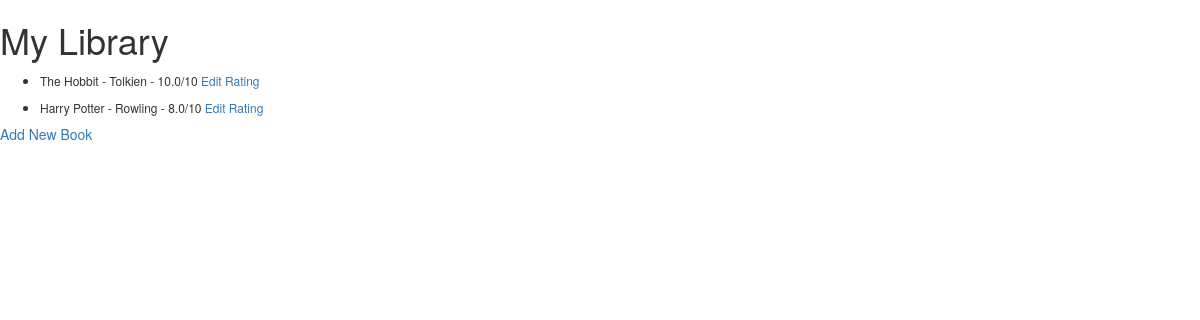
Before: / with the older database file.
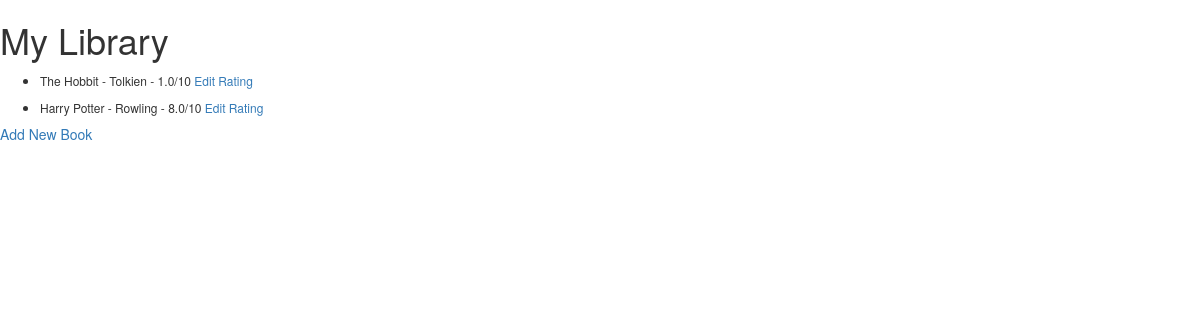
After: the same page with the newer database file.
### main.py (models this page shows)
class Book(db.Model):
    id = db.Column(db.Integer, primary_key=True)
    title = db.Column(db.String(80), unique=True, nullable=False)
    author = db.Column(db.String(80), nullable=False)
    rating = db.Column(db.Float, nullable=False)
    def __repr__(self):
        return f'{self.title} - {self.author} - {self.rating}/10'

### main.py (the view)
@app.route('/')
def home():
    books = db.session.query(Book).all()
    return render_template("index.html", books=books)

### templates/index.html (shortened to what this page needs)
{% extends 'bootstrap/base.html' %} {% import "bootstrap/wtf.html" as wtf %}
{% block content %}
<h1>My Library</h1>
{% if books == [] %}
<p>Library is empty</p>
{% else %}
<ul>
  {% for book in books %}
  <li>
      <h6>{{book}}    <a href="{{ url_for('edit', id=book.id)}}">Edit Rating</a></h6>
    </li>
  {% endfor %}
</ul>
{% endif %}
<a href="/add">Add New Book</a>
{% endblock %}

Changed rows visible on the page:
changed Book: title+author+rating "The Hobbit - Tolkien - 10.0/10" → "The Hobbit - Tolkien - 1.0/10"
